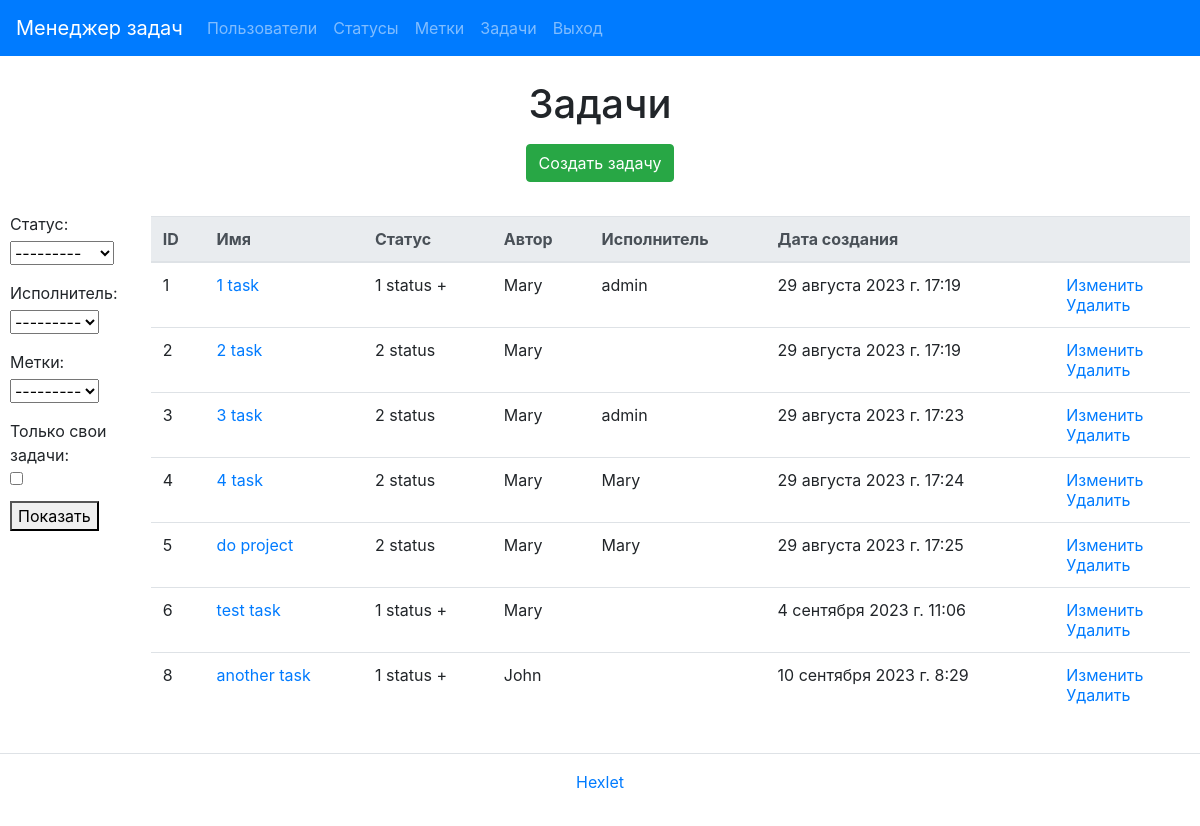
The page /tasks/ (signed in) on the database as committed earlier.
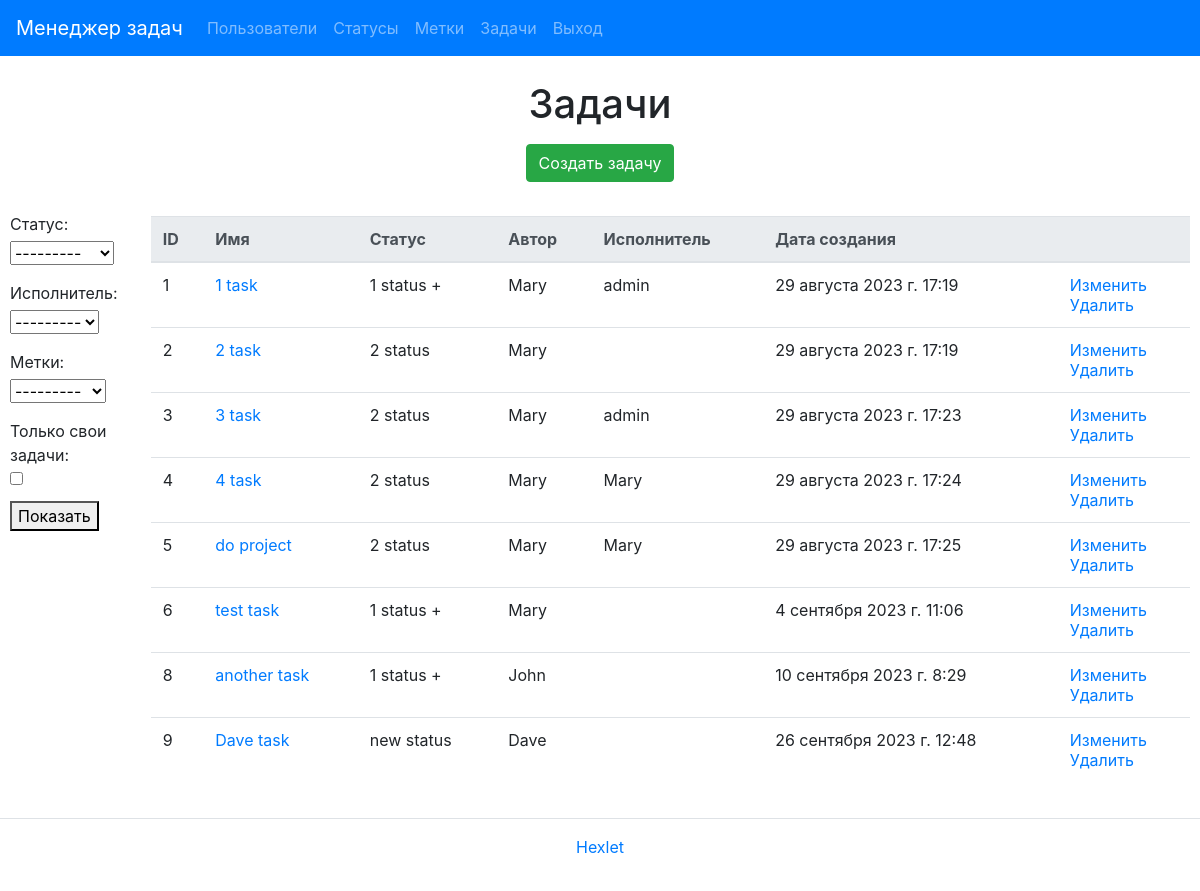
The same page on the database as committed later.
### task_manager/tasks/models.py (models this page shows, shortened)
class Task(models.Model):
    name = models.CharField(_('Name'), max_length=30)
    description = models.TextField(_('description'), blank=True)
    status = models.ForeignKey(Status, on_delete=models.PROTECT, verbose_name=_('status'))
    creator = models.ForeignKey(
        User,
        on_delete=models.PROTECT,
        related_name='+',
        blank=True,
        verbose_name=_('creator')
    )
    executor = models.ForeignKey(
        User,
        on_delete=models.PROTECT,
        blank=True,
        null=True,
        verbose_name=_('executor'))
    labels = models.ManyToManyField(Label, blank=True, verbose_name=_('labels'))
    created_at = models.DateTimeField(_("created_at"), default=timezone.now)

### task_manager/statuses/models.py (models this page shows)
class Status(models.Model):
    name = models.CharField(max_length=30)
    created_at = models.DateTimeField(auto_now_add=True)
    def __str__(self):
        return self.name

### task_manager/tasks/views.py (the view)
# urls.py: path('', TaskList.as_view(), name='task_index'),
class TaskList(UserLoginMixin, FilterView):
    model = Task
    template_name = 'tasks/index.html'
    context_object_name = 'tasks'
    filterset_class = TaskFilter

### task_manager/labels/models.py (called while the page is built)
    def __str__(self):
        return self.name

### task_manager/templates/tasks/index.html (shortened to what this page needs)
{% extends "base.html" %}
{% load i18n %}
{% block content %}
<h1 class="my-2 text-center">{% trans "Tasks" %}</h1>
<div class="d-flex justify-content-center mt-3 mb-0">
  <a class="btn btn-success btn-md" href="{% url 'task_create' %}">{% trans "Create task" %}</a>
</div>
<div class="container">
  <div class="flex-container">
    <div class="filter-form">
      <form method="get">
        {{ filter.form.as_p }}
        <button type="submit">{% trans 'Show' %}</button>
      </form>
    </div>
    <table class="table table-lg-responsive table-hover mt-4">
      <thead class="thead-light">
        <tr>
          <th>{% trans "ID" %}</th>
          <th>{% trans "Name" %}</th>
          <th>{% trans "Status" %}</th>
          <th>{% trans "Author" %}</th>
          <th>{% trans "Executor" %}</th>
          <th>{% trans "Creation date" %}</th>
          <th></th>
        </tr>
      </thead>
      <tbody>
        {% if tasks %}
          {% for task in tasks %}
          <tr>
            <td>{{ task.id }}</td>
            <td><a href="{% url 'task_single' task.id %}">{{ task.name }}</a></td>
            <td>{{ task.status }}</td>
            <td>{{ task.creator }}</td>
            {% if task.executor %}
            <td>{{ task.executor }}</td>
            {% else %}
            <td></td>
            {% endif %}
            <td>{{ task.created_at }}</td>
            <td>
              <a href="{% url 'task_update' task.id %}">{% trans "Modify" %}</a>
              <br>
              <a href="{% url 'task_delete' task.id %}">{% trans "Delete" %}</a>
            </td>
          </tr>
          {% endfor %}
        {% endif %}
      </tbody>
    </table>
  </div>
</div>
{% endblock %}

Rows that differ between the two databases and show on the page:
added Task: id "9", name "Dave task", status "new status", creator "Dave", created_at "26 сентября 2023 г. 12:48"
